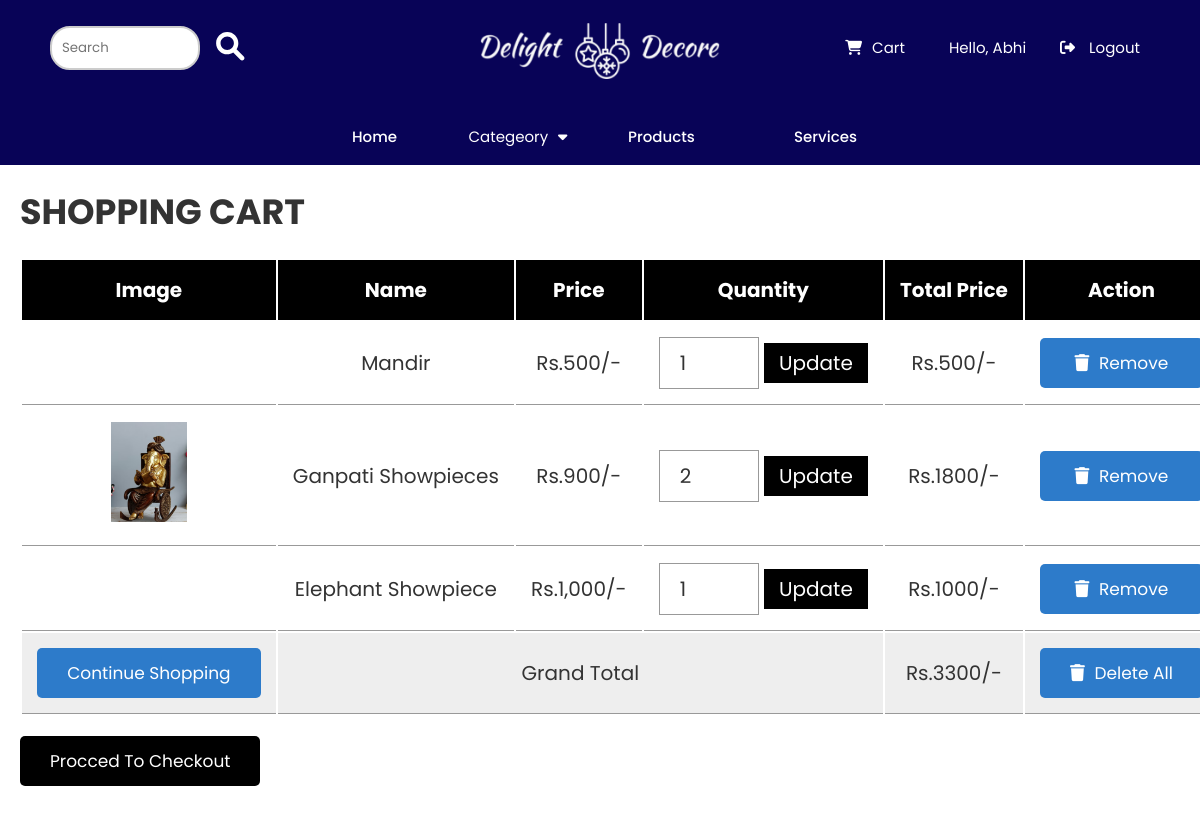
Page /user/cart.php (signed in) on the committed database.
### tables this page shows
CREATE TABLE `cart` (
  `id` int(255) NOT NULL,
  `name` varchar(255) NOT NULL,
  `price` varchar(255) NOT NULL,
  `image` varchar(255) NOT NULL,
  `quantity` int(255) NOT NULL
);

### user/cart.php (the view, shortened to what this page needs)
<?php
@include 'config.php';
?>
<!DOCTYPE html>
<html lang="en">
<head>
   <link rel="stylesheet" href="https://cdnjs.cloudflare.com/ajax/libs/font-awesome/6.0.0/css/all.min.css">
   <link rel="stylesheet" href="css/style.css">
</head>
<body>
<?php
include 'header.php';
?>
<div class="container">
<section class="shopping-cart">
   <h1 class="heading">shopping cart</h1>
   <table>
      <thead>
         <th>image</th>
         <th>name</th>
         <th>price</th>
         <th>quantity</th>
         <th>total price</th>
         <th>action</th>
      </thead>
      <tbody>
         <?php
         $select_cart = mysqli_query($conn, "SELECT * FROM `cart`");
         $grand_total = 0;
         if (mysqli_num_rows($select_cart) > 0) {
            while($fetch_cart = mysqli_fetch_assoc($select_cart)){
               ?>
         <tr>
            <td><img src="../admin/product/<?php echo $fetch_cart['image']; ?>" height="100" alt=""></td>
            <td><?php echo $fetch_cart['name']; ?></td>
            <td>Rs.<?php echo number_format($fetch_cart['price']); ?>/-</td>
            <td>
               <form action="" method="post">
                  <input type="number" name="update_quantity" min="1"  value="<?php echo $fetch_cart['quantity']; ?>" >
                  <input type="submit" value="update" name="update_update_btn">
               </form>
            </td>
            <td>Rs.<?php echo floatval($fetch_cart['price'] * $fetch_cart['quantity']); ?>/-</td>
            <td><a href="cart.php?remove=<?php echo $fetch_cart['id']; ?>" onclick="return confirm('remove item from cart?')" class="delete-btn"> <i class="fas fa-trash"></i> remove</a></td>
         </tr>
         <?php
           $grand_total += floatval($fetch_cart['price'] * $fetch_cart['quantity']);
            };
         };
         ?>
         <tr class="table-bottom">
            <td><a href="products.php" class="option-btn" style="margin-top: 0;">continue shopping</a></td>
            <td colspan="3">grand total</td>
            <td>Rs.<?php echo $grand_total; ?>/-</td>
            <td><a href="cart.php?delete_all" onclick="return confirm('are you sure you want to delete all?');" class="delete-btn"> <i class="fas fa-trash"></i> delete all </a></td>
         </tr>
      </tbody>
   </table>
   <div class="checkout-btn">
      <a href="checkout.php" class="btn <?= ($grand_total > 1)?'':'disabled'; ?>">procced to checkout</a>
   </div>
</section>
</div>
</body>
</html>

### css/style.css (style rules this page uses)
:root { --blue:#2980b9; --red:tomato; --orange:orange; --black:#333; --white:#fff; --bg-color:#eee; --dark-bg:rgba(0,0,0,.7); --box-shadow:0 .5rem 1rem rgba(0,0,0,.1); --border:.1rem solid #999; }
* { font-family: 'Poppins', sans-serif; margin:0; padding:0; box-sizing: border-box; outline: none; border:none; text-decoration: none; text-transform: capitalize; }
html { font-size: 62.5%; overflow-x: hidden; }
.container { max-width: 1200px; margin:0 auto; }
section { padding:2rem; }
form { display: block; margin-top: 0em; }
.heading { text-align: center; font-size: 3.5rem; text-transform: uppercase; color:var(--black); margin-bottom: 2rem; }
.btn, .option-btn, .delete-btn { display: block; width: 100%; text-align: center; background-color: var(--blue); color:var(--white); font-size: 1.7rem; padding:1.2rem 3rem; border-radius: .5rem; cursor: pointer; margin-top: 1rem; }
.option-btn i, .delete-btn i { padding-right: .5rem; }
.option-btn { background-color: var(--orange); }
.delete-btn { margin-top: 0; background-color: var(--red); }
.shopping-cart table { text-align: center; width: 100%; }
.shopping-cart table thead th { padding:1.5rem; font-size: 2rem; color:var(--white); background-color: var(--black); }
.shopping-cart table tr td { border-bottom: var(--border); padding:1.5rem; font-size: 2rem; color:var(--black); }
.shopping-cart table input[type="number"] { border: var(--border); padding:1rem 2rem; font-size: 2rem; color:var(--black); width: 10rem; }
.shopping-cart table input[type="submit"] { padding:.5rem 1.5rem; cursor: pointer; font-size: 2rem; background-color: var(--orange); color:var(--white); }
.shopping-cart table .table-bottom { background-color: var(--bg-color); }
.shopping-cart .checkout-btn { text-align: center; margin-top: 1rem; }
.shopping-cart .checkout-btn a { display: inline-block; width: auto; }
@media (max-width:1200px) { .shopping-cart { overflow-x: scroll; } }
@media (max-width:1200px) { .shopping-cart table { width: 120rem; } }
@media (max-width:1200px) { .shopping-cart .heading { text-align: left; } }
@media (max-width:1200px) { .shopping-cart .checkout-btn { text-align: left; } }

### user/header.css (style rules this page uses)
:root { --blue:#2980b9; --red:tomato; --orange:orange; --black:#333; --white:#fff; --bg-color:#eee; --dark-bg:rgba(0,0,0,.7); --box-shadow:0 .5rem 1rem rgba(0,0,0,.1); --border:.1rem solid #999; }
html { scroll-behavior: smooth; font-family: 'League Spartan', sans-serif; font-family: 'Nunito', sans-serif; font-family: 'Palanquin Dark', sans-serif; font-family: 'Roboto Slab', serif; }
html { font-size: 62.5%; overflow-x: hidden; }
* { font-family: 'Poppins', sans-serif; margin:0; padding:0; box-sizing: border-box; outline: none; border:none; text-decoration: none; text-transform: capitalize; }
.container { max-width: 1200px; margin:0 auto; }
body { font-family: "Lato", sans-serif; padding: 0; margin: 0; }
.heading { text-align: center; font-size: 3.5rem; text-transform: uppercase; color:var(--black); margin-bottom: 2rem; }
.shopping-cart table { text-align: center; width: 100%; }
.shopping-cart table thead th { padding:1.5rem; font-size: 2rem; color:var(--white); background-color: #000; }
.shopping-cart table tr td { border-bottom: var(--border); padding:1.5rem; font-size: 2rem; color:var(--black); }
.shopping-cart table input[type="number"] { border: var(--border); padding:1rem 2rem; font-size: 2rem; color:var(--black); width: 10rem; }
.shopping-cart table input[type="submit"] { padding:.5rem 1.5rem; cursor: pointer; font-size: 2rem; background-color: black; color:var(--white); }
.shopping-cart table .table-bottom { background-color: var(--bg-color); }
.shopping-cart .checkout-btn { text-align: center; margin-top: 1rem; }
.shopping-cart .checkout-btn a { display: inline-block; width: auto; margin-bottom: 10%; }
.btn, .option-btn, .delete-btn { display: block; width: 100%; text-align: center; background-color: #000000; color:var(--white); font-size: 1.7rem; padding:1.2rem 3rem; border-radius: .5rem; cursor: pointer; margin-top: 1rem; }
.option-btn { background-color: #2d7bca; }
.delete-btn { margin-top: 0; background-color: #2d7bca; }
@media (max-width:1200px) { .shopping-cart { overflow-x: scroll; } }
@media (max-width:1200px) { .shopping-cart table { width: 120rem; } }
@media (max-width:1200px) { .shopping-cart .heading { text-align: left; } }
@media (max-width:1200px) { .shopping-cart .checkout-btn { text-align: left; } }

### rows in the picture
cart: name "Mandir", price "500", update_quantity "1", $fetch_cart['price']*$fetch_cart['quantity'] "500"
cart: image (picture), name "Ganpati Showpieces", price "900", update_quantity "2", $fetch_cart['price'] * $fetch_cart['quantity'] "1800"
cart: name "Elephant Showpiece", price "1,000", update_quantity "1", $fetch_cart['price']*$fetch_cart['quantity'] "1000"

### other values in the picture
$username "Abhi"
$grand_total "3300"
